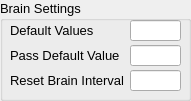
   <widget class="QGroupBox" name="groupBox_5">
    <property name="geometry">
     <rect>
      <x>900</x>
      <y>10</y>
      <width>191</width>
      <height>101</height>
     </rect>
    </property>
    <property name="font">
     <font>
      <pointsize>10</pointsize>
     </font>
    </property>
    <property name="title">
     <string>Brain Settings</string>
    </property>
    <widget class="QLineEdit" name="lineBrain_Reset_Interval">
     <property name="geometry">
      <rect>
       <x>130</x>
       <y>70</y>
       <width>51</width>
       <height>21</height>
      </rect>
     </property>
    </widget>
    <widget class="QLineEdit" name="lineBrain_Default">
     <property name="geometry">
      <rect>
       <x>130</x>
       <y>20</y>
       <width>51</width>
       <height>21</height>
      </rect>
     </property>
    </widget>
    <widget class="QLabel" name="label_25">
     <property name="geometry">
      <rect>
       <x>10</x>
       <y>45</y>
       <width>111</width>
       <height>20</height>
      </rect>
     </property>
     <property name="font">
      <font>
       <pointsize>10</pointsize>
      </font>
     </property>
     <property name="text">
      <string>Pass Default Value</string>
     </property>
     <property name="alignment">
      <set>Qt::AlignLeading|Qt::AlignLeft|Qt::AlignVCenter</set>
     </property>
    </widget>
    <widget class="QLabel" name="label_26">
     <property name="geometry">
      <rect>
       <x>10</x>
       <y>70</y>
       <width>121</width>
       <height>20</height>
      </rect>
     </property>
     <property name="font">
      <font>
       <pointsize>10</pointsize>
      </font>
     </property>
     <property name="text">
      <string>Reset Brain Interval</string>
     </property>
     <property name="alignment">
      <set>Qt::AlignLeading|Qt::AlignLeft|Qt::AlignVCenter</set>
     </property>
    </widget>
    <widget class="QLabel" name="label_27">
     <property name="geometry">
      <rect>
       <x>10</x>
       <y>20</y>
       <width>101</width>
       <height>20</height>
      </rect>
     </property>
     <property name="font">
      <font>
       <pointsize>10</pointsize>
      </font>
     </property>
     <property name="text">
      <string>Default Values</string>
     </property>
     <property name="alignment">
      <set>Qt::AlignLeading|Qt::AlignLeft|Qt::AlignVCenter</set>
     </property>
    </widget>
    <widget class="QLineEdit" name="lineBrain_Pass_Default">
     <property name="geometry">
      <rect>
       <x>130</x>
       <y>45</y>
       <width>51</width>
       <height>21</height>
      </rect>
     </property>
    </widget>
   </widget>
